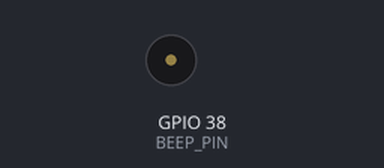
The sketch below on a simulated ESP32-S3. On the bench: buzzer (waves = sounding).

Above: at 0.5 s.
Timing chart, 0 to 3.0 s (numbered marks = the images above):
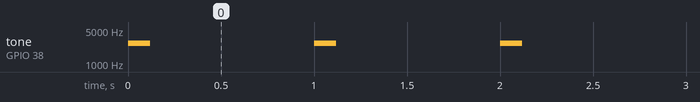

The sketch:

beep_test.ino
```cpp
// Timebox Knob - beeper smoke test
// Elecrow CrowPanel 1.28" ESP32-S3 rotary display + Adafruit PAM8904 piezo amp.
// Amp signal wire is on the I2C port's SDA pin (GPIO 38). Do NOT call Wire.begin()
// on 38/39 in the same sketch; the pin is used here as a plain PWM output.
// Board: "ESP32S3 Dev Module". Flash via the MX1.25-to-USB cable, with the
// battery power lead unplugged.

const int BEEP_PIN  = 38;    // I2C port SDA
const int BEEP_HZ   = 2700;  // near the 30 mm piezo's resonance = loudest
const int BEEP_RES  = 8;     // 8-bit duty

void setup() {
  ledcAttach(BEEP_PIN, BEEP_HZ, BEEP_RES);   // ESP32 Arduino core 3.x API
}

void beep(int ms) {
  ledcWrite(BEEP_PIN, 128);   // 50 % duty square wave
  delay(ms);
  ledcWrite(BEEP_PIN, 0);
}

void loop() {
  beep(120);
  delay(880);
}
```

Measured:
- by itself, tone on GPIO 38 (BEEP_PIN): alternates 2700 Hz for 0.12 s and silent for 0.88 s
